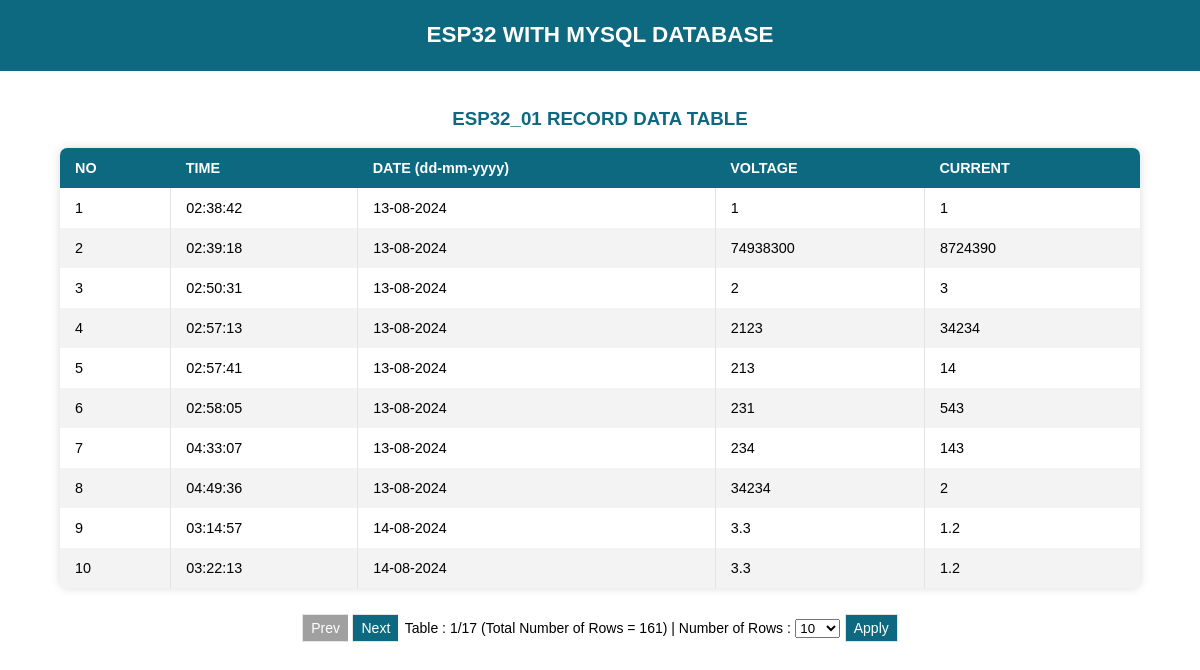
The page / on the database its author committed.
### tables this page shows
CREATE TABLE `measurement` (
  `time` timestamp NOT NULL DEFAULT current_timestamp() ON UPDATE current_timestamp(),
  `voltage` float NOT NULL,
  `current` float NOT NULL
);

### index.php (the view, shortened to what this page needs)
<!DOCTYPE HTML>
<html>
  <head>
  </head>
  <body>
    <div class="topnav">
      <h3>ESP32 WITH MYSQL DATABASE</h3>
    </div>
    <br>
    <h3 style="color: #0c6980;">ESP32_01 RECORD DATA TABLE</h3>
    <table class="styled-table" id= "table_id">
      <thead>
        <tr>
          <th>NO</th>
          <th>TIME</th>
          <th>DATE (dd-mm-yyyy)</th>
          <th>VOLTAGE</th>
          <th>CURRENT</th>
        </tr>
      </thead>
      <tbody id="tbody_table_record">
        <?php
          $num = 0;
          $pdo = Database::connect();
          $sql = 'SELECT * FROM measurement ORDER BY time';
          foreach ($pdo->query($sql) as $row) {
            $date = date_create($row['time']);
            $timeFormat = date_format($date,"H:i:s");
            $dateFormat = date_format($date,"d-m-Y");
            $num++;
            echo '<tr>';
            echo '<td>'. $num . '</td>';
            echo '<td class="bdr">'. $timeFormat . '</td>';
            echo '<td class="bdr">'. $dateFormat . '</td>';
            echo '<td class="bdr">'. $row['voltage'] . '</td>';
            echo '<td>'. $row['current'] . '</td>';
            echo '</tr>';
          }
        ?>
      </tbody>
    </table>
    <br>
    <div class="btn-group">
      <button class="button" id="btn_prev" onclick="prevPage()">Prev</button>
      <button class="button" id="btn_next" onclick="nextPage()">Next</button>
      <div style="display: inline-block; position:relative; border: 0px solid #e3e3e3; float: center; margin-left: 2px;;">
        <p style="position:relative; font-size: 14px;"> Table : <span id="page"></span></p>
      </div>
      <select name="number_of_rows" id="number_of_rows">
        <option value="10">10</option>
      </select>
      <button class="button" id="btn_apply" onclick="apply_Number_of_Rows()">Apply</button>
    </div>
    <br>
  </body>
</html>

### index.php (style rules this page uses)
html { font-family: Arial; display: inline-block; text-align: center; }
p { font-size: 1.2rem; }
body { margin: 0; }
.topnav { overflow: hidden; background-color: #0c6980; color: white; font-size: 1.2rem; }
.styled-table { border-collapse: collapse; margin-left: auto; margin-right: auto; font-size: 0.9em; font-family: sans-serif; min-width: 400px; box-shadow: 0 0 10px rgba(0, 0, 0, 0.15); border-radius: 0.5em; overflow: hidden; width: 90%; }
.styled-table thead tr { background-color: #0c6980; color: #ffffff; text-align: left; }
.styled-table th { padding: 12px 15px; text-align: left; }
.styled-table td { padding: 12px 15px; text-align: left; }
.styled-table tbody tr:nth-of-type(even) { background-color: #f3f3f3; }
.bdr { border-right: 1px solid #e3e3e3; border-left: 1px solid #e3e3e3; }
.btn-group .button { background-color: #0c6980; border: 1px solid #e3e3e3; color: white; padding: 5px 8px; text-align: center; text-decoration: none; display: inline-block; font-size: 14px; cursor: pointer; float: center; }
.btn-group .button:not(:last-child) { border-right: none; }
.btn-group .button:disabled, .button.disabled { color:#fff; background-color: #a0a0a0; cursor: not-allowed; pointer-events:none; }

### rows shown on the page
measurement: time "02:38:42", time "13-08-2024", voltage "1", current "1"
measurement: time "02:39:18", time "13-08-2024", voltage "74938300", current "8724390"
measurement: time "02:50:31", time "13-08-2024", voltage "2", current "3"
measurement: time "02:57:13", time "13-08-2024", voltage "2123", current "34234"
measurement: time "02:57:41", time "13-08-2024", voltage "213", current "14"
measurement: time "02:58:05", time "13-08-2024", voltage "231", current "543"
measurement: time "04:33:07", time "13-08-2024", voltage "234", current "143"
measurement: time "04:49:36", time "13-08-2024", voltage "34234", current "2"
measurement: time "03:14:57", time "14-08-2024", voltage "3.3", current "1.2"
measurement: time "03:22:13", time "14-08-2024", voltage "3.3", current "1.2"
